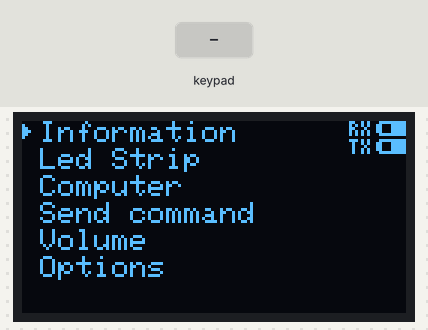
This sketch was run on a simulated Arduino Mega 2560, built with avr-gcc and run on an emulated ATmega2560. Shown: 128×64 one-colour display. The inputs (shaded band) are chosen by the test bench. Storage starts empty; no radio packets arrive unless stated; what the sketch prints to the serial monitor is not drawn.

Above: at 1.2 s.
1.3 s: keypad keys 3 5 7 9 1 1 pressed 0.4 s apart
At 3.34 s:
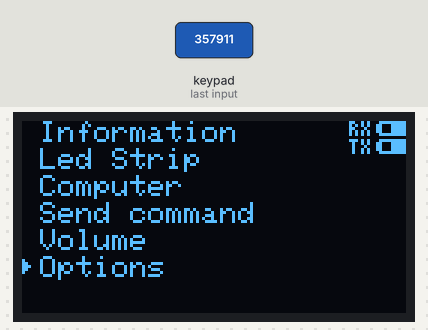
5.2 s: key 'A' pressed
At 6.6 s:
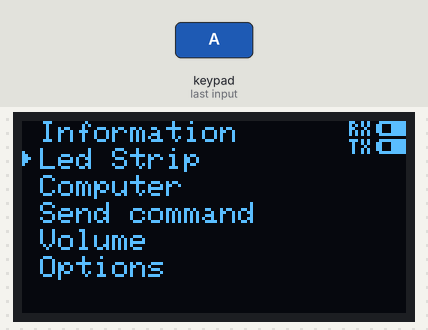
6.9 s: key 'B' pressed
At 8.3 s:
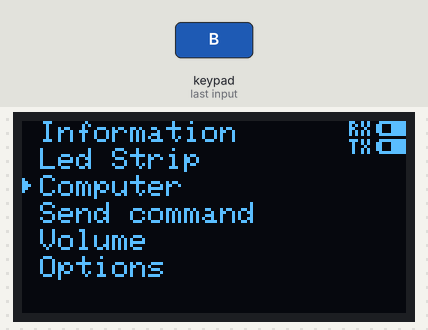
8.6 s: keypad keys 3 5 7 9 1 1 D pressed 0.4 s apart
At 11.9 s:
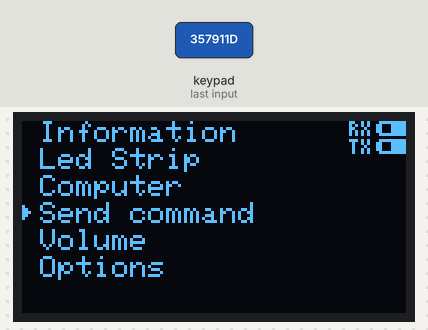
12.9 s: key 'C' pressed
At 14.3 s:
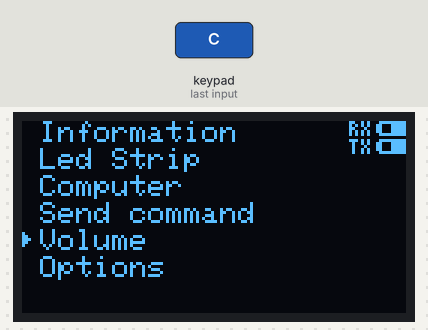
Timing chart, 0 to 15.8 s (numbered marks = the images above; inputs shaded):
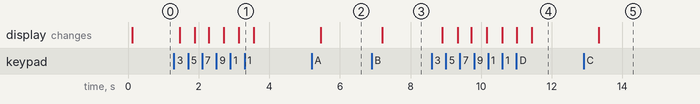

Measured:
- after the input at 1.3 s, the display: first changes after 0.16 s (image 1 shows a later state)
- after the input at 5.2 s, the display: changes after 0.25 s (image 2)
- after the input at 6.9 s, the display: changes after 0.30 s (image 3)
- after the input at 8.6 s, the display: changes after 0.30 s (image 4)
- after the input at 12.9 s, the display: changes after 0.43 s (image 5)

The sketch:

main.ino
```cpp
#include <Keypad.h>
#include <SPI.h>

#include "RF24.h"

#include <Wire.h>
#include <Adafruit_GFX.h>
#include <Adafruit_SH1106.h>
#include "Bitmaps.h"

#include "SdFat.h"

#define WIDTH 128
#define HEIGHT 64
#define OLED_RESET 4
Adafruit_SH1106 display(OLED_RESET);

const String ACTIONS_LIST[] = {
  "Information",
  "Led Strip",
  "Computer",
  "Send command",
  "Volume",
  "Options"
};
#define ACTIONS_NUM (sizeof(ACTIONS_LIST)/sizeof(String))
#define LINE_HEIGHT 9
#define DEFAULT_POINTER_POSITION 0

#if (SH1106_LCDHEIGHT != 64)
#error("Height incorrect, please fix Adafruit_SH1106.h!");
#endif

const byte ROWS = 5;
const byte COLS = 4;

char hexaKeys[ROWS][COLS] = {
  {'1', '2', '3', '4'},
  {'5', '6', '7', '8'},
  {'9', '0', 'A', 'B'},
  {'C', 'D', 'E', 'F'},
  {'I', 'G', 'H', 'J'}
};

byte rowPins[ROWS] = {3, 5, 7, 9, 11};
byte colPins[COLS] = {13, 15, 17, 19};

Keypad customKeypad = Keypad(makeKeymap(hexaKeys), rowPins, colPins, ROWS, COLS);

SdFat SD;
#define SD_CS_PIN 53
File myFile;

#define RADIO_CSN_PIN 49
RF24 radio(48, RADIO_CSN_PIN);
byte addresses[][6] = {"1Node", "2Node"};


void setup() {
  Serial.begin(9600);

  // by default, we'll generate the high voltage from the 3.3v line internally! (neat!)
  display.begin(SH1106_SWITCHCAPVCC, 0x3C);  // initialize with the I2C addr 0x3D (for the 128x64)
  setContrast(0);
  display.clearDisplay();
  display.setTextSize(1);
  display.setTextColor(WHITE);

  pinMode(RADIO_CSN_PIN, OUTPUT);
  pinMode(SD_CS_PIN, OUTPUT);

  readCard();

  radio.begin();
  radio.setPALevel(RF24_PA_LOW);
  radio.openWritingPipe(addresses[1]);
  radio.openReadingPipe(1, addresses[0]);
}

void loop() {
  char customKey = customKeypad.getKey();

  display.clearDisplay();

  setScene("actions");
  drawHeader();

  if (customKey) {
    pointerDown();
    Serial.println(customKey);

    readCard();

    if (!radio.write( &customKey, sizeof(customKey) )) {
      Serial.println(F("failed"));
    }
  }

  display.display();
}

void setContrast(int c) {
  display.sh1106_command(SH1106_SETCONTRAST);
  display.sh1106_command(c);
  display.sh1106_command(SH1106_DISPLAYOFF);
  display.sh1106_command(SH1106_DISPLAYON);
}

// - Header
void drawHeader() {


  // TX battery
  display.drawBitmap(WIDTH - BATTERY_BMP_WIDTH - TX_BMP_WIDTH - 2, 1 + BATTERY_BMP_HEIGHT,
                     tx_bmp, TX_BMP_WIDTH, TX_BMP_HEIGHT, WHITE);
  display.drawBitmap(WIDTH - BATTERY_BMP_WIDTH, BATTERY_BMP_HEIGHT + 1, battery_bmp, BATTERY_BMP_WIDTH, BATTERY_BMP_HEIGHT, WHITE);

  // RX battery
  display.drawBitmap(WIDTH - BATTERY_BMP_WIDTH - RX_BMP_WIDTH - 2, 0,
                     rx_bmp, RX_BMP_WIDTH, RX_BMP_HEIGHT, WHITE);
  display.drawBitmap(WIDTH - BATTERY_BMP_WIDTH, 0, battery_bmp, BATTERY_BMP_WIDTH, BATTERY_BMP_HEIGHT, WHITE);
}

// - Scene
void setScene(String name) {
  if (name == "actions") {
    int cx = 6;
    int cy = 0;
    for (int i = 0; i < ACTIONS_NUM; i++) {
      display.setCursor(cx, cy);
      display.println(ACTIONS_LIST[i]);
      cy += LINE_HEIGHT;
    }
    updatePointer();
  }
}

// - Pointer
int pointerPos = DEFAULT_POINTER_POSITION;
void updatePointer() {
  if (pointerPos < 0) pointerPos = ACTIONS_NUM - 1;
  if (pointerPos >= ACTIONS_NUM) pointerPos = 0;

  int px = 0;
  int py = pointerPos * LINE_HEIGHT;
  display.drawBitmap(px, py, pointer_bmp, POINTER_BMP_WIDTH, POINTER_BMP_HEIGHT, WHITE);
}

void pointerDown() {
  pointerPos++;
}

void pointerUp() {
  pointerPos--;
}

void readCard() {
  digitalWrite(RADIO_CSN_PIN, HIGH); // disable radio


  Serial.print("Initializing SD card...");

  if (!SD.begin(SD_CS_PIN)) {
    Serial.println("initialization failed!");
    return;
  }
  Serial.println("initialization done.");

  // open the file. note that only one file can be open at a time,
  // so you have to close this one before opening another.
  myFile = SD.open("test.txt", FILE_WRITE);

  // if the file opened okay, write to it:
  if (myFile) {
    Serial.print("Writing to test.txt...");
    myFile.println("testing 1, 2, 3.");
    // close the file:
    myFile.close();
    Serial.println("done.");
  } else {
    // if the file didn't open, print an error:
    Serial.println("error opening test.txt");
  }

  // re-open the file for reading:
  myFile = SD.open("test.txt");
  if (myFile) {
    Serial.println("test.txt:");

    // read from the file until there's nothing else in it:
    while (myFile.available()) {
      Serial.write(myFile.read());
    }
    // close the file:
    myFile.close();
  } else {
    // if the file didn't open, print an error:
    Serial.println("error opening test.txt");
  }

  //
  //  if (!card.init(SPI_HALF_SPEED, 4)) {
  //    Serial.println("initialization failed. Things to check:");
  //    Serial.println("* is a card inserted?");
  //    Serial.println("* is your wiring correct?");
  //    Serial.println("* did you change the chipSelect pin to match your shield or module?");
  //    return;
  //  } else {
  //    Serial.println("Wiring is correct and a card is present.");
  //  }
  //
  //
  //
  //
  //  // print the type of card
  //  Serial.print("\nCard type: ");
  //  switch (card.type()) {
  //    case SD_CARD_TYPE_SD1:
  //      Serial.println("SD1");
  //      break;
  //    case SD_CARD_TYPE_SD2:
  //      Serial.println("SD2");
  //      break;
  //    case SD_CARD_TYPE_SDHC:
  //      Serial.println("SDHC");
  //      break;
  //    default:
  //      Serial.println("Unknown");
  //  }
  //
  //  // Now we will try to open the 'volume'/'partition' - it should be FAT16 or FAT32
  //  if (!volume.init(card)) {
  //    Serial.println("Could not find FAT16/FAT32 partition.\nMake sure you've formatted the card");
  //    return;
  //  }
  //
  //
  //  // print the type and size of the first FAT-type volume
  //  uint32_t volumesize;
  //  Serial.print("\nVolume type is FAT");
  //  Serial.println(volume.fatType(), DEC);
  //  Serial.println();
  //
  //  volumesize = volume.blocksPerCluster();    // clusters are collections of blocks
  //  volumesize *= volume.clusterCount();       // we'll have a lot of clusters
  //  volumesize *= 512;                            // SD card blocks are always 512 bytes
  //  Serial.print("Volume size (bytes): ");
  //  Serial.println(volumesize);
  //  Serial.print("Volume size (Kbytes): ");
  //  volumesize /= 1024;
  //  Serial.println(volumesize);
  //  Serial.print("Volume size (Mbytes): ");
  //  volumesize /= 1024;
  //  Serial.println(volumesize);
  //
  //
  //  Serial.println("\nFiles found on the card (name, date and size in bytes): ");
  //  root.openRoot(volume);
  //
  //  // list all files in the card with date and size
  //  root.ls(LS_R | LS_DATE | LS_SIZE);

  digitalWrite(SD_CS_PIN, HIGH); // disable sd-kortet


  digitalWrite(RADIO_CSN_PIN, LOW); // enable radio
}
```

Bitmaps.h
```cpp
// POINTER
#define POINTER_BMP_WIDTH  3
#define POINTER_BMP_HEIGHT 7
static const unsigned char PROGMEM pointer_bmp[] =
{
	B00000000,
	B10000000,
	B11000000,
	B11100000,
	B11000000,
	B10000000,
	B00000000,
};

// BATERRY
#define BATTERY_BMP_WIDTH  10
#define BATTERY_BMP_HEIGHT 5
static const unsigned char PROGMEM battery_bmp[] =
{
	B01111111, B11000000,
	B11000111, B11000000,
	B11000111, B11000000,
	B11000111, B11000000,
	B01111111, B11000000,
};

// RX
#define RX_BMP_WIDTH  7
#define RX_BMP_HEIGHT 5
static const unsigned char PROGMEM rx_bmp[] =
{
	B11001010,
	B10101010,
	B11000100,
	B10101010,
	B10101010,
};

// TX
#define TX_BMP_WIDTH  7
#define TX_BMP_HEIGHT 5
static const unsigned char PROGMEM tx_bmp[] =
{
	B11101010,
	B01001010,
	B01000100,
	B01001010,
	B01001010,
};
```
